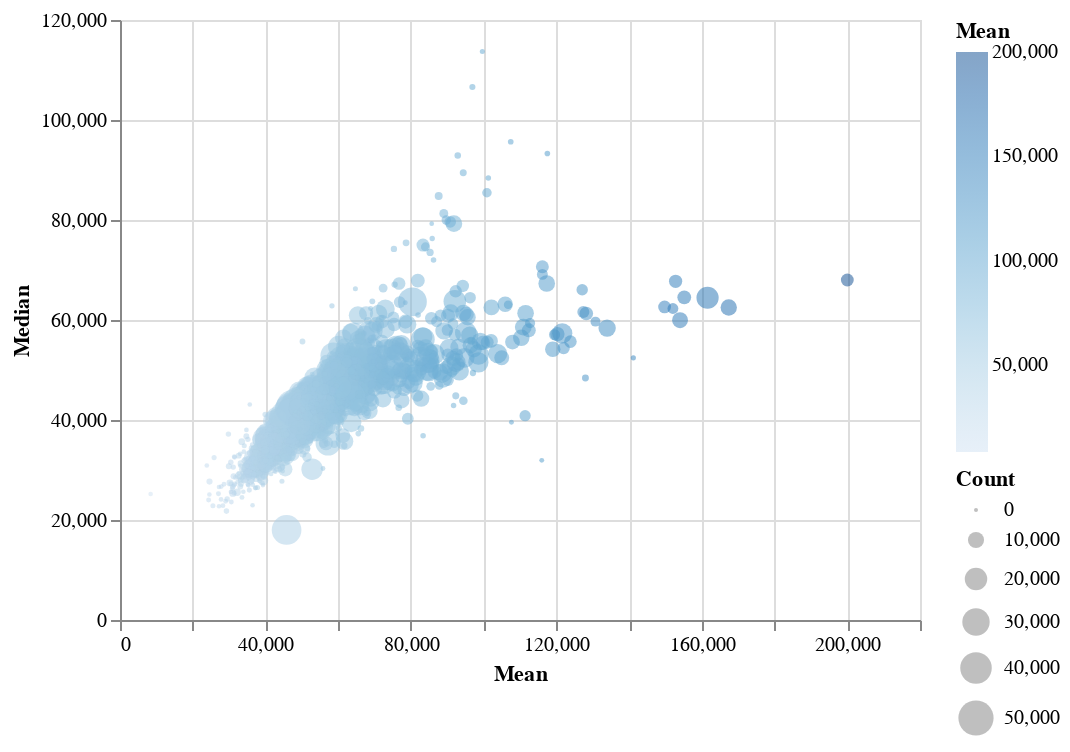

The cell this chart's notebook holds for it:
### Code cell
c2

### Figure 1 — Vega-Lite specification as saved in the notebook (floating-point values rounded to 4 significant figures; data arrays with more than 128 entries replaced by an {"elided": "..."} marker saying what was removed)
{"$schema": "https://vega.github.io/schema/vega-lite/v2.4.3.json", "config": {"view": {"height": 300, "width": 400}}, "data": {"values": {"elided": "2203 records"}}, "encoding": {"color": {"field": "Mean", "type": "quantitative"}, "size": {"field": "Count", "type": "quantitative"}, "tooltip": {"field": "Postcode2", "type": "quantitative"}, "x": {"field": "Mean", "type": "quantitative"}, "y": {"field": "Median", "type": "quantitative"}}, "mark": {"opacity": 0.5, "type": "circle"}}
